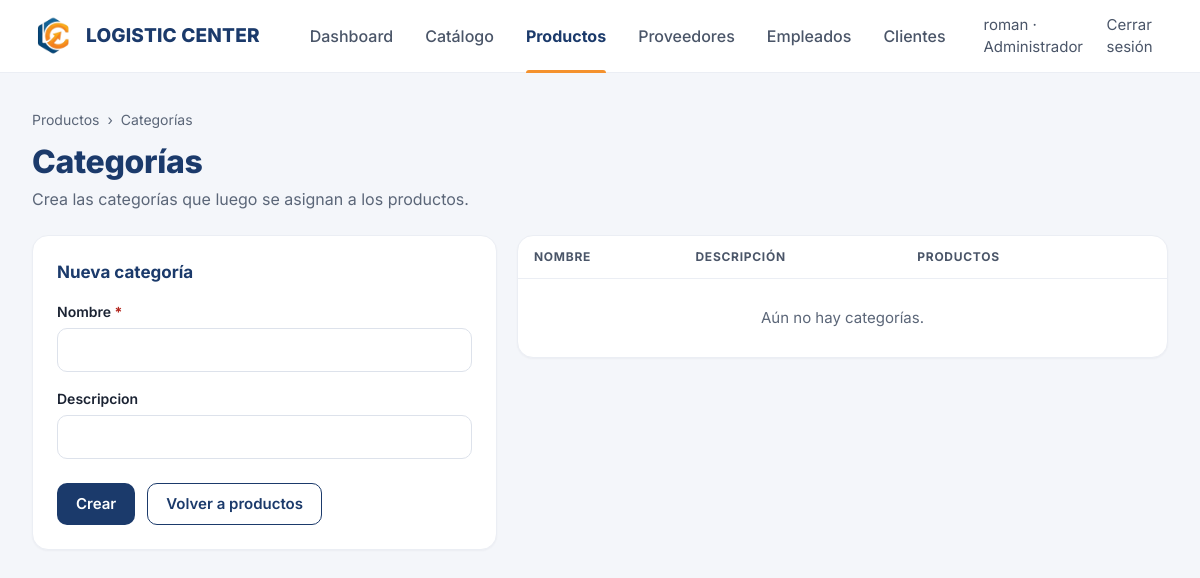
The app's page /categorias/ (signed in), older data.
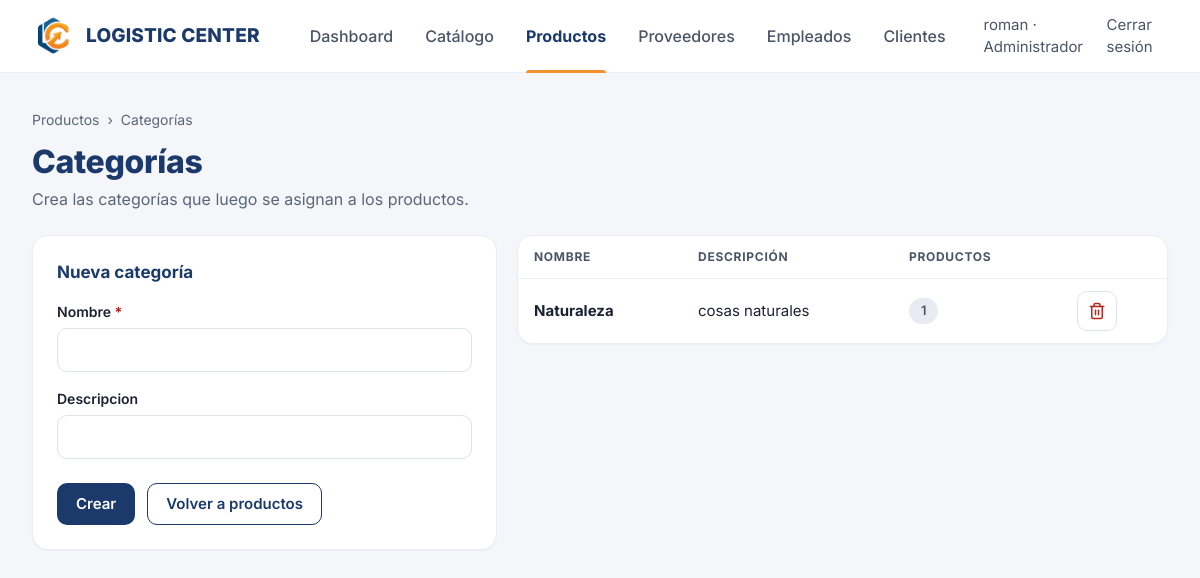
The same page, newer data.
### inventario/models.py (models this page shows, shortened)
class Categoria(models.Model):
    nombre = models.CharField(max_length=100, unique=True)
    descripcion = models.CharField(max_length=255, blank=True)
    class Meta:
        ordering = ['nombre']
        verbose_name = 'Categoría'
        verbose_name_plural = 'Categorías'

### inventario/views.py (the view)
# urls.py: path('categorias/', views.CategoriasView, name='categorias'),
@solo_staff
def CategoriasView(request):
    if request.method == 'POST':
        form = CategoriaForm(request.POST)
        if form.is_valid():
            form.save()
            messages.success(request, 'Categoría creada correctamente.')
            return redirect('categorias')
        messages.error(request, 'No fue posible crear la categoría.')
    else:
        form = CategoriaForm()
    categorias = Categoria.objects.annotate(total_productos=Count('productos'))
    return render(request, 'inventario/categorias.html', {
        'form': form,
        'categorias': categorias,
    })

### inventario/forms.py
class CategoriaForm(EstiloBootstrapMixin, forms.ModelForm):
    class Meta:
        model = Categoria
        fields = ('nombre', 'descripcion')

### inventario/views.py (called while the page is built)
def solo_staff(vista):
    return login_required(user_passes_test(lambda u: u.is_staff)(vista))

### inventario/templates/inventario/categorias.html (shortened to what this page needs)
{% extends 'base.html' %}
{% block content %}
<nav class="crumbs" aria-label="Ruta">
    <a href="{% url 'listar_productos' %}">Productos</a><span aria-hidden="true">›</span><span>Categorías</span>
</nav>
<div class="page-head">
    <div>
        <h1 class="page-title">Categorías</h1>
        <p class="page-lead">Crea las categorías que luego se asignan a los productos.</p>
    </div>
</div>
<div class="split">
    <section class="card panel">
        <h2>Nueva categoría</h2>
        <form method="post" novalidate>
            {% for campo in form %}
                {% include 'components/campo.html' with campo=campo %}
            {% endfor %}
            <div class="form-actions" style="justify-content:flex-start;padding-top:8px;">
                <button class="btn btn--primary" type="submit">Crear</button>
                <a class="btn btn--outline" href="{% url 'listar_productos' %}">Volver a productos</a>
            </div>
        </form>
    </section>
    <div class="table-card">
        <div class="table-wrap">
            <table class="table table--compact">
                <thead>
                    <tr>
                        <th scope="col">Nombre</th>
                        <th scope="col">Descripción</th>
                        <th scope="col">Productos</th>
                        <th scope="col"><span class="sr-only">Acciones</span></th>
                    </tr>
                </thead>
                <tbody>
                    {% for categoria in categorias %}
                    <tr>
                        <td class="cell-strong">{{ categoria.nombre }}</td>
                        <td>{{ categoria.descripcion|default:"—" }}</td>
                        <td><span class="pill pill--gray">{{ categoria.total_productos }}</span></td>
                        <td>
                            <button class="icon-btn icon-btn--danger" type="button" title="Eliminar" aria-label="Eliminar la categoría {{ categoria.nombre }}"
                                    data-delete-url="{% url 'eliminar_categoria' categoria.pk %}"
                                    data-title="¿Eliminar la categoría {{ categoria.nombre }}?"
                                    data-text="Los productos de esta categoría no se borran.">
                                <svg class="icon" aria-hidden="true"><use href="#i-trash"/></svg>
                            </button>
                        </td>
                    </tr>
                    {% empty %}
                    <tr><td colspan="4" class="cell-empty">Aún no hay categorías.</td></tr>
                    {% endfor %}
                </tbody>
            </table>
        </div>
    </div>
</div>
{% endblock %}

Row changes from the older to the newer data that the page shows:
added Categoria: nombre "Naturaleza", descripcion "cosas naturales", total_productos "1"
Text that changed along with them:
text no longer shown: "Aún no hay categorías."
